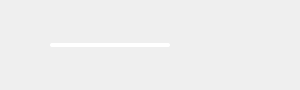
<?xml version="1.0" encoding="UTF-8"?>
<ui version="4.0">
 <class>volumeTool</class>
 <widget class="QWidget" name="volumeTool">
  <property name="geometry">
   <rect>
    <x>0</x>
    <y>0</y>
    <width>300</width>
    <height>90</height>
   </rect>
  </property>
  <property name="windowTitle">
   <string>Form</string>
  </property>
  <layout class="QHBoxLayout" name="horizontalLayout">
   <property name="spacing">
    <number>0</number>
   </property>
   <property name="leftMargin">
    <number>0</number>
   </property>
   <property name="topMargin">
    <number>0</number>
   </property>
   <property name="rightMargin">
    <number>0</number>
   </property>
   <property name="bottomMargin">
    <number>0</number>
   </property>
   <item>
    <widget class="QWidget" name="Tool_box" native="true">
     <property name="styleSheet">
      <string notr="true">QPushButton
{
border-radius: 6px;   /*设置按钮的边框圆⻆为 0 像素，
实现直⻆边缘*/
background-repeat:no-repeat; /* 背景图⽚不重复平铺
*/
border: none; /*⽆边框*/
background-position:center center; /*背景图⽚放置在
按钮的中⼼位置*/
}

/*悬停状态*/
QPushButton:hover
{
background-color: rgb(40,40,40); /*设置背景颜
⾊为半透明的红⾊*/
}
</string>
     </property>
     <layout class="QHBoxLayout" name="horizontalLayout_2">
      <item>
       <widget class="QPushButton" name="Volume">
        <property name="minimumSize">
         <size>
          <width>0</width>
          <height>35</height>
         </size>
        </property>
        <property name="maximumSize">
         <size>
          <width>35</width>
          <height>16777215</height>
         </size>
        </property>
        <property name="styleSheet">
         <string notr="true">
background-image:url(&quot;:/images/volume_on.png&quot;);</string>
        </property>
        <property name="text">
         <string/>
        </property>
       </widget>
      </item>
      <item>
       <widget class="QWidget" name="Slider_box" native="true">
        <property name="styleSheet">
         <string notr="true">border-radius: 2px;  </string>
        </property>
        <widget class="QFrame" name="In_line">
         <property name="geometry">
          <rect>
           <x>0</x>
           <y>34</y>
           <width>180</width>
           <height>4</height>
          </rect>
         </property>
         <property name="frameShape">
          <enum>QFrame::StyledPanel</enum>
         </property>
         <property name="frameShadow">
          <enum>QFrame::Raised</enum>
         </property>
        </widget>
        <widget class="QFrame" name="Out_line">
         <property name="geometry">
          <rect>
           <x>0</x>
           <y>34</y>
           <width>120</width>
           <height>4</height>
          </rect>
         </property>
         <property name="styleSheet">
          <string notr="true">background:rgb(255, 255, 255)</string>
         </property>
         <property name="frameShape">
          <enum>QFrame::StyledPanel</enum>
         </property>
         <property name="frameShadow">
          <enum>QFrame::Raised</enum>
         </property>
        </widget>
       </widget>
      </item>
     </layout>
    </widget>
   </item>
  </layout>
 </widget>
 <resources/>
 <connections/>
</ui>
